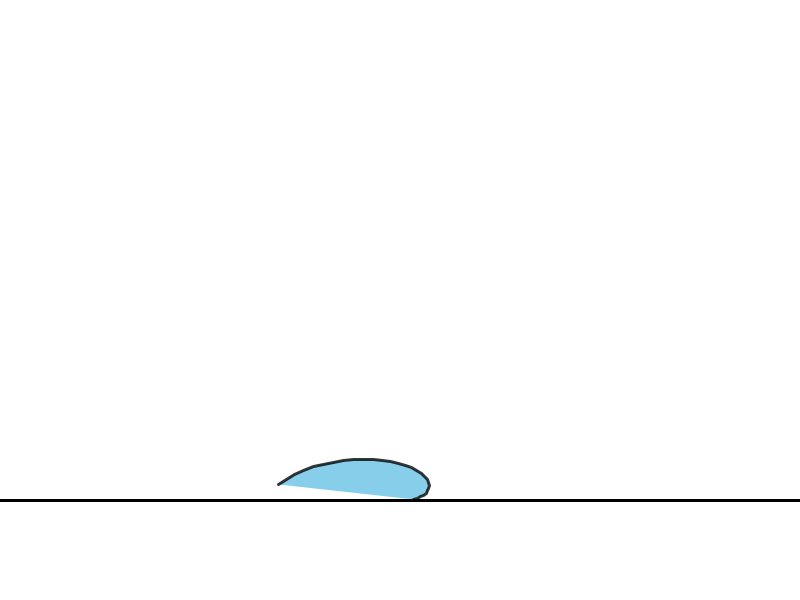
Frame 1 (no input)
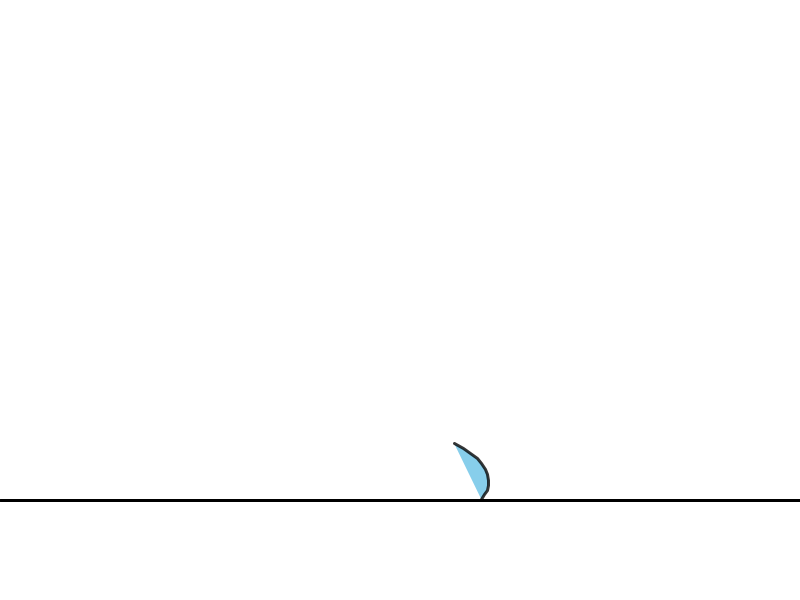
Frame 60 (the mouse pressed at the canvas centre just before this capture)
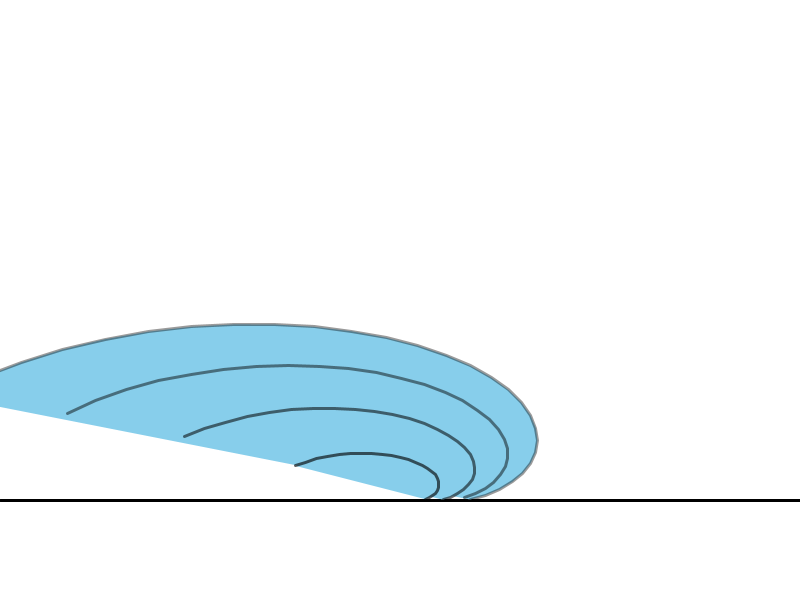
Frame 120 (the mouse held since frame 60 and released just before this capture)

The Processing sketch that drew these frames (run headless with seeded random() and noise(); from frame 60 on, the mouse is pressed at the canvas centre):

// Processing sketch: wavesOverPi
// ── wavesOverPi.pde
float waveAngle = 0;
float waveSpeed = 0.03;
float wavePosition = 0;
float waveHeight = 250;
float waveWidth = 500;
float groundLevel;

void setup() {
  size(800, 600);
  fill(135, 206, 235);
  stroke(0);
  strokeWeight(3);
  groundLevel = height - 100;  // Set the floor or shoreline level
}

void draw() {
  background(255); 
  translate(width / 2, groundLevel);  // Set ground level as the baseline for the wave

  // Draw the floor or shoreline
  stroke(0);
  line(-width / 2, 0, width / 2, 0);  // Ground or shoreline

  // Animate the wave curling inwards and crashing towards the ground
  for (int i = 0; i < 6; i++) {
    float angle = waveAngle + i * 0.05;
    float scale = 1 - i * 0.25;
    drawWave(angle, waveWidth * scale, waveHeight * scale, i);
  }

  // Update the wave angle to simulate crashing
  waveAngle += waveSpeed;

  if (waveAngle > TWO_PI) {
    waveAngle = 0;  // Reset the wave to start curling again
  }
}

void drawWave(float angle, float w, float h, int layer) {
  stroke(0, 100 + layer * 20);  // Gradually fade out the wave as it crashes
  beginShape();
  for (float t = 0; t < PI; t += 0.1) {
    float x = cos(t + angle) * w * (1 - t / PI);
    float y = sin(t + angle) * h * (1 - t / PI);
    
    // Check if the wave has reached the "ground level" (y >= 0)
    if (y >= 0) {
      break;  // Stop drawing when the wave reaches the ground
    }
    vertex(x, y);
  }
  endShape();
}
//
